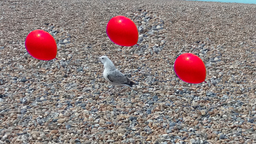
#> input picture Homework14/ball.png, 256 x 144 px, shrunk from 1024 x 576 before the run
$ python dwt_check.py
#> lines starting #> are read from the running program, lines starting #| are printed output that depends on the picture; after the words box and inside, x2 and y2 are one past the last pixel; in counts of white or black regions, pixels touching at a corner belong together
import matplotlib.pyplot as plt
import matplotlib.image as mpimg
import pywt
from matplotlib.colors import NoNorm
import cv2
import numpy as np
from scipy.spatial import distance

# initializing parameters
block_size = 10
mean_threshold = 0.0000005
SD_threshold = 0.00000005

min_pixel_distance = 30
check_offset = 5
# reading image and provided mask ( provided mask will be used for accuracy calulation)
img = mpimg.imread('ball.png')
#> img is the input picture: shape (144, 256, 3) float32; mean R, G, B 0.556, 0.488, 0.483
img = np.array(img)
# converting to grayscale
img_gray = cv2.cvtColor(img, cv2.COLOR_RGB2GRAY)
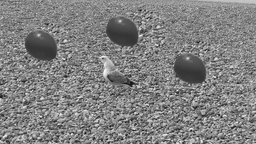
#> img_gray: shape (144, 256) float32; min 0.0432, max 0.991, mean 0.508
# column, row
column = img_gray.shape[1] - block_size + 1
#> column = 247
row = img_gray.shape[0] - block_size + 1
#> row = 135
prediction_mask = np.zeros((img_gray.shape[0], img_gray.shape[1]))
data = []
# creating array of dict objects ( with mean, SD, i, j ) by calc mean and SD of every block
print("making blocks and calculating mean with block_size = " + str(block_size))
avg_mat = np.zeros((row, column), np.int8)
block_counter = 0
for i in range(0, row):
    for j in range(0, column):
        block = img_gray[i:i + block_size, j:j + block_size]
        d = dict()
        avg_mat[i][j] = np.mean(block)
        d['M'] = np.mean(block)
        d['SD'] = np.std(block)
        d['i'] = i
        d['j'] = j
        data.append(d)
        block_counter += 1
#> avg_mat: shape (135, 247) int8; every value is 0
#> after the loop, block_counter = 33345; data = 33345 items
print("Done")

# sorting according to Mean
sorted_mean = sorted(data, key=lambda element: element['M'])
#> sorted_mean = 33345 items
# distinguishing similar blocks ( only checking neighbours in sorted array for potential similar blocks)
sim_array = []
for i in range(len(sorted_mean)):
    for j in range(max(0, i - check_offset), min(len(sorted_mean), i + check_offset)):
        mean_similarity = abs(sorted_mean[j]['M'] - sorted_mean[i]['M'])
        SD_similarity = abs(sorted_mean[j]['SD'] - sorted_mean[i]['SD'])
        coor1 = np.array([sorted_mean[i]['i'], sorted_mean[i]['j']])
        coor2 = np.array([sorted_mean[j]['i'], sorted_mean[j]['j']])
        distance = np.linalg.norm(coor1 - coor2)
        if mean_similarity <= mean_threshold and SD_similarity <= SD_threshold and distance >= min_pixel_distance:
            sim_array.append(sorted_mean[i])
            sim_array.append(sorted_mean[j])
#> after the loop, sim_array = 48 items
print(len(sim_array))
#| 48
# creating prediction mask from similar blocks
for ele in sim_array:
    i = ele['i']
    j = ele['j']
    prediction_mask[i:i + block_size, j:j + block_size] = 255
#> this loop made 48 passes
#> (ele, i, j) on passes 1 to 12: ({'M': 0.489, 'SD': 0.126, 'i': 28, 'j': 154}, 28, 154), ({'M': 0.489, 'SD': 0.126, 'i': 42, 'j': 61}, 42, 61), ({'M': 0.489, 'SD': 0.126, 'i': 42, 'j': 61}, 42, 61), ({'M': 0.489, 'SD': 0.126, 'i': 28, 'j': 154}, 28, 154), ({'M': 0.49, 'SD': 0.123, 'i': 28, 'j': 153}, 28, 153), ({'M': 0.49, 'SD': 0.123, 'i': 42, 'j': 60}, 42, 60), ({'M': 0.49, 'SD': 0.123, 'i': 42, 'j': 60}, 42, 60), ({'M': 0.49, 'SD': 0.123, 'i': 28, 'j': 153}, 28, 153), ({'M': 0.497, 'SD': 0.13, 'i': 29, 'j': 153}, 29, 153), ({'M': 0.497, 'SD': 0.13, 'i': 43, 'j': 60}, 43, 60), ({'M': 0.497, 'SD': 0.13, 'i': 43, 'j': 60}, 43, 60), ({'M': 0.497, 'SD': 0.13, 'i': 29, 'j': 153}, 29, 153)
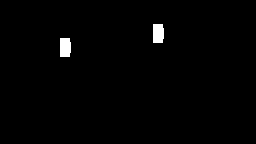
#> prediction_mask: shape (144, 256) float64; 1.1% white; 2 white regions, box (x1, y1, x2, y2) and area: (153, 24, 164, 43) 201, (60, 38, 71, 57) 201

# plt.figure(1)
cv2.imshow("copied", prediction_mask)
cv2.imshow("img", img)
# plt.imshow(prediction_mask,cmap="gray")

# plt.show()
cv2.waitKey(0)
#> (the run stopped early here; a loop or call above may not have finished)
